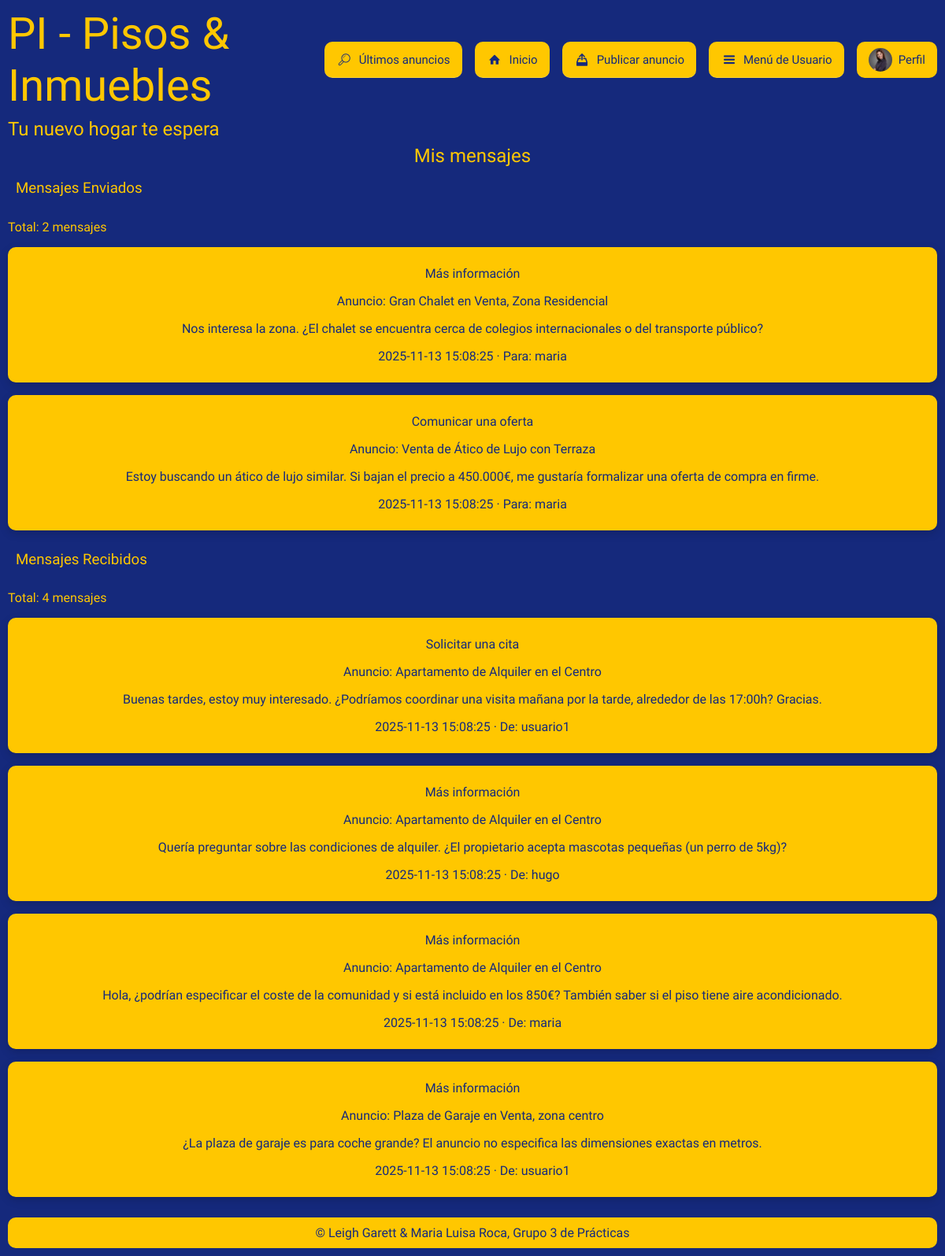
The app's page /php/mismensajes.php (signed in) with its own data.
### tables this page shows
CREATE TABLE `mensajes` (
  `IdMensaje` int(10) UNSIGNED NOT NULL,
  `TMensaje` tinyint(3) UNSIGNED NOT NULL,
  `Texto` text DEFAULT NULL,
  `Anuncio` int(10) UNSIGNED DEFAULT NULL,
  `UsuOrigen` int(10) UNSIGNED NOT NULL,
  `UsuDestino` int(10) UNSIGNED NOT NULL,
  `FRegistro` datetime DEFAULT current_timestamp()
);

CREATE TABLE `tiposmensajes` (
  `IdTMensaje` tinyint(3) UNSIGNED NOT NULL,
  `NomTMensaje` varchar(255) NOT NULL
);

CREATE TABLE `anuncios` (
  `IdAnuncio` int(10) UNSIGNED NOT NULL,
  `TAnuncio` tinyint(3) UNSIGNED NOT NULL,
  `TVivienda` tinyint(3) UNSIGNED NOT NULL,
  `FPrincipal` varchar(255) DEFAULT NULL,
  `Alternativo` varchar(255) DEFAULT NULL,
  `Titulo` varchar(255) NOT NULL,
  `Precio` decimal(10,2) NOT NULL,
  `Texto` text DEFAULT NULL,
  `Ciudad` varchar(255) DEFAULT NULL,
  `Pais` int(10) UNSIGNED NOT NULL,
  `Superficie` decimal(10,2) DEFAULT NULL,
  `NHabitaciones` tinyint(4) DEFAULT NULL,
  `NBanyos` tinyint(4) DEFAULT NULL,
  `Planta` int(11) DEFAULT NULL,
  `Anyo` int(11) DEFAULT NULL,
  `FRegistro` datetime DEFAULT current_timestamp(),
  `Usuario` int(10) UNSIGNED NOT NULL
);

CREATE TABLE `usuarios` (
  `IdUsuario` int(10) UNSIGNED NOT NULL,
  `NomUsuario` varchar(15) NOT NULL,
  `Clave` varchar(255) NOT NULL,
  `Email` varchar(254) NOT NULL,
  `Sexo` tinyint(4) DEFAULT NULL,
  `FNacimiento` date DEFAULT NULL,
  `Ciudad` varchar(255) DEFAULT NULL,
  `Pais` int(10) UNSIGNED NOT NULL,
  `Foto` varchar(255) DEFAULT NULL,
  `FRegistro` datetime DEFAULT current_timestamp(),
  `Estilo` int(10) UNSIGNED NOT NULL
);

### php/mismensajes.php (the view, shortened to what this page needs)
<?php
include "paginas_Estilo.php";
include "header.php";
$usuario_id = $_SESSION['usuario_id'];
$mysqli = conectarBD();
?>
    <main>
        <section id="mismensajes">
            <h2>Mis mensajes</h2>
            <section id="Enviados">
                <h3 class="tipo_mensaje">Mensajes Enviados</h3>
                <?php
                $sentencia = "SELECT m.Texto, m.FRegistro, u.NomUsuario, tm.NomTMensaje, a.Titulo
                              FROM Mensajes m, Usuarios u, TiposMensajes tm, Anuncios a
                              WHERE m.UsuOrigen = '$usuario_id'
                              AND m.UsuDestino = u.IdUsuario
                              AND m.TMensaje = tm.IdTMensaje
                              AND m.Anuncio = a.IdAnuncio
                              ORDER BY m.FRegistro DESC";
                $resultado = $mysqli->query($sentencia);
                if (!$resultado) {
                    echo "<p>Error al obtener mensajes enviados: " . $mysqli->error . "</p>";
                } else {
                    $total_enviados = $resultado->num_rows;
                    echo "<p><strong>Total: $total_enviados mensajes</strong></p>";
                    if ($total_enviados > 0) {
                        while ($fila = $resultado->fetch_assoc()) {
                            echo '<article>';
                            echo '<p class="tipo"><strong>' . $fila['NomTMensaje'] . '</strong></p>';
                            echo '<p class="anuncio">Anuncio: ' . $fila['Titulo'] . '</p>';
                            echo '<p class="mensaje">' . $fila['Texto'] . '</p>';
                            echo '<p class="detalle">' . $fila['FRegistro'] . ' · Para: ' . $fila['NomUsuario'] . '</p>';
                            echo '</article>';
                        }
                    } else {
                        echo "<p>No has enviado ningún mensaje todavía.</p>";
                    }
                }
                ?>
            </section>
            <section id="Recibidos">
                <h3 class="tipo_mensaje">Mensajes Recibidos</h3>
                <?php
                $sentencia = "SELECT m.Texto, m.FRegistro, u.NomUsuario, tm.NomTMensaje, a.Titulo
                              FROM Mensajes m, Usuarios u, TiposMensajes tm, Anuncios a
                              WHERE m.UsuDestino = '$usuario_id'
                              AND m.UsuOrigen = u.IdUsuario
                              AND m.TMensaje = tm.IdTMensaje
                              AND m.Anuncio = a.IdAnuncio
                              ORDER BY m.FRegistro DESC";
                $resultado = $mysqli->query($sentencia);
                if (!$resultado) {
                    echo "<p>Error al obtener mensajes recibidos: " . $mysqli->error . "</p>";
                } else {
                    $total_recibidos = $resultado->num_rows;
                    echo "<p><strong>Total: $total_recibidos mensajes</strong></p>";
                    if ($total_recibidos > 0) {
                        while ($fila = $resultado->fetch_assoc()) {
                            echo '<article>';
                            echo '<p class="tipo"><strong>' . $fila['NomTMensaje'] . '</strong></p>';
                            echo '<p class="anuncio">Anuncio: ' . $fila['Titulo'] . '</p>';
                            echo '<p class="mensaje">' . $fila['Texto'] . '</p>';
                            echo '<p class="detalle">' . $fila['FRegistro'] . ' · De: ' . $fila['NomUsuario'] . '</p>';
                            echo '</article>';
                        }
                    } else {
                        echo "<p>No has recibido ningún mensaje todavía.</p>";
                    }
                }
                ?>
            </section>
        </section>
    </main>
<?php include "footer.php"; ?>
</body>
</html>

### css/contraste.css (style rules this page uses)
* { box-sizing:border-box; font-family: "Atkinson Hyperlegible", sans-serif; font-optical-sizing: auto; font-weight: 500; font-style: normal; }
:root { --color_letra: #ffc700; --color_fondo: #15297c; --blanco: #fff; }
body { background: var(--color_fondo); color: var(--color_letra); }
p { color: var(--color_letra); }
article { background: var(--color_letra); }
article p { color: var(--color_fondo); }

### css/impreso.css (style rules this page uses)
* { box-sizing: border-box; font-family: "Times New Roman", serif !important; font-size: 12pt !important; font-weight: normal !important; background: none !important; color: #000 !important; text-shadow: none !important; box-shadow: none !important; border-radius: 0 !important; transition: none !important; transform: none !important; }
body { background: #fff !important; width: auto; max-width: none; margin: 0; padding: 0; display: block; min-height: auto; }
main { display: block; flex-grow: 0; }
h1, h2, h3, h4, h5, h6 { font-weight: bold !important; page-break-after: avoid; }
h2 { font-size: 16pt !important; margin: 15pt 0 10pt 0; text-align: left; }
h3 { font-size: 14pt !important; margin: 10pt 0 5pt 0; padding: 0; }
p { margin: 0 0 10pt 0; line-height: 1.4; orphans: 3; widows: 3; }
article { page-break-inside: avoid; margin-bottom: 20pt; border: 1px solid #ccc; padding: 10pt; }

### css/estilo.css (style rules this page uses)
:root { --color_sec: #474c18; --color_principal: #ddbaa1; --blanco: #fff; }
* { box-sizing:border-box; font-family: "Figtree", sans-serif; font-weight:bold; font-style: normal; }
body { background: linear-gradient(rgba(221, 186, 161, 0.8), rgba(221, 186, 161, 0.8)), url(../img/fondo.jpg) center/cover fixed no-repeat; color: var(--color_sec); width: 100%; max-width: 1300px; margin: 10px auto; padding: 0 10px; display: flex; flex-direction: column; min-height: 100vh; }
main { display: block; flex-grow: 1; }
h2 { margin: 0.5%; text-align: center; }
h3 { padding: 10px; margin-top: 0; }
p { color: #000; }
article { background: var(--color_sec); border-radius: 10px; text-align: center; box-shadow: 0 4px 12px rgba(0,0,0,0.15); cursor: pointer; transition: all 0.3s ease; }
article p { color: white; }
#mismensajes article { padding: 0.5rem; margin-bottom: 1rem; }

### css/noche.css (style rules this page uses)
:root { --color_principal: #1f1a17; --color_sec: #a68a67; --color_destacado: #ddbaa1; --blanco: #f5f5f5; }
body { background: linear-gradient(rgba(20, 15, 12, 0.95), rgba(20, 15, 12, 0.95)), url(../img/fondo.jpg) center/cover fixed no-repeat; }
h2, h3 { color: var(--color_destacado); }
p { color: var(--blanco); }
article { background: #2a2320; box-shadow: 0 4px 12px rgba(0,0,0,0.4); }
article p { color: var(--blanco); }

### css/letra_y_contraste.css (style rules this page uses)
body, p, a, button, input, select, textarea, label { font-size: 1.6rem !important; }
h2 { font-size: clamp(2.2rem, 7vw, 3.5rem) !important; border-bottom-width: 4px !important; }
h3 { font-size: clamp(2.0rem, 6vw, 3.0rem) !important; }

### css/letra_grande.css (style rules this page uses)
body, p, a, button, input, select, textarea, label { font-size: 1.6rem !important; }
h2 { font-size: clamp(2.2rem, 7vw, 3.5rem) !important; border-bottom-width: 4px !important; }
h3 { font-size: clamp(2.0rem, 6vw, 3.0rem) !important; }

### records on screen
mensajes: TMensaje.NomTMensaje "Más información", Anuncio.Titulo "Gran Chalet en Venta, Zona Residencial", Texto "Nos interesa la zona. ¿El chalet se encuentra cerca de colegios internacionales o del transporte público?", FRegistro "2025-11-13 15:08:25", UsuDestino.NomUsuario "maria"
mensajes: TMensaje.NomTMensaje "Comunicar una oferta", Anuncio.Titulo "Venta de Ático de Lujo con Terraza", Texto "Estoy buscando un ático de lujo similar. Si bajan el precio a 450.000€, me gustaría formalizar una oferta de compra en firme.", FRegistro "2025-11-13 15:08:25", UsuDestino.NomUsuario "maria"
mensajes: TMensaje.NomTMensaje "Solicitar una cita", Anuncio.Titulo "Apartamento de Alquiler en el Centro", Texto "Buenas tardes, estoy muy interesado. ¿Podríamos coordinar una visita mañana por la tarde, alrededor de las 17:00h? Gracias.", FRegistro "2025-11-13 15:08:25", UsuOrigen.NomUsuario "usuario1"
mensajes: TMensaje.NomTMensaje "Más información", Anuncio.Titulo "Apartamento de Alquiler en el Centro", Texto "Quería preguntar sobre las condiciones de alquiler. ¿El propietario acepta mascotas pequeñas (un perro de 5kg)?", FRegistro "2025-11-13 15:08:25", UsuOrigen.NomUsuario "hugo"
mensajes: TMensaje.NomTMensaje "Más información", Anuncio.Titulo "Apartamento de Alquiler en el Centro", Texto "Hola, ¿podrían especificar el coste de la comunidad y si está incluido en los 850€? También saber si el piso tiene aire acondicionado.", FRegistro "2025-11-13 15:08:25", UsuOrigen.NomUsuario "maria"
mensajes: TMensaje.NomTMensaje "Más información", Anuncio.Titulo "Plaza de Garaje en Venta, zona centro", Texto "¿La plaza de garaje es para coche grande? El anuncio no especifica las dimensiones exactas en metros.", FRegistro "2025-11-13 15:08:25", UsuOrigen.NomUsuario "usuario1"

### other values on screen
$total_enviados "2"
$total_recibidos "4"
